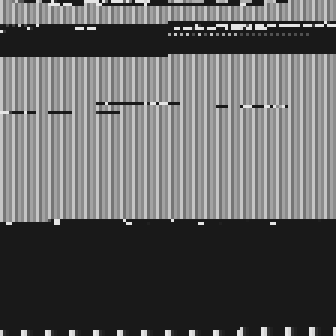
#> input picture Fileless_Malware_ML_Models/AGCWD/AGCWD_Images/Benign/(Avast-Free-Antivirus)-DESKTOP-R8RFLNM-20241213-100814_112x112_AGCWD.png, 112 x 112 px (shown 3 times larger)
$ python AGCWD.py AGCWD_Images/Benign out
#> lines starting #> are read from the running program, lines starting #| are printed output that depends on the picture
#> in process_images, image is the input picture: shape (112, 112, 3); min 25, max 229, mean 97.9
import numpy as np
import cv2
import os

def agcwd(image, w=0.5):
    is_colorful = len(image.shape) >= 3
    img = extract_value_channel(image) if is_colorful else image
    img_pdf = get_pdf(img)
    max_intensity = np.max(img_pdf)
    min_intensity = np.min(img_pdf)

    # Apply weighting distribution
    w_img_pdf = max_intensity * (((img_pdf - min_intensity) / (max_intensity - min_intensity)) ** w)
    w_img_cdf = np.cumsum(w_img_pdf) / np.sum(w_img_pdf)

    # Intensity transformation
    l_intensity = np.arange(0, 256)
    l_intensity = np.array([255 * (e / 255) ** (1 - w_img_cdf[e]) for e in l_intensity], dtype=np.uint8)

    # Enhance the image
    enhanced_image = np.copy(img)
    height, width = img.shape
    for i in range(height):
        for j in range(width):
            intensity = enhanced_image[i, j]
            enhanced_image[i, j] = l_intensity[intensity]

    # Clip pixel intensities to [0.1, 0.9] and rescale to [0, 255]
    enhanced_image = np.clip(enhanced_image / 255.0, 0.1, 0.9)
    enhanced_image = (enhanced_image * 255).astype(np.uint8)

    # Reapply value channel if the image is colorful
    enhanced_image = set_value_channel(image, enhanced_image) if is_colorful else enhanced_image
    return enhanced_image

def extract_value_channel(color_image):
    color_image = color_image.astype(np.float32) / 255.
    hsv = cv2.cvtColor(color_image, cv2.COLOR_BGR2HSV)
    v = hsv[:, :, 2]
    return np.uint8(v * 255)

def get_pdf(gray_image):
    height, width = gray_image.shape
    pixel_count = height * width
    hist = cv2.calcHist([gray_image], [0], None, [256], [0, 256])
    return hist / pixel_count

def set_value_channel(color_image, value_channel):
    value_channel = value_channel.astype(np.float32) / 255
    color_image = color_image.astype(np.float32) / 255.
    color_image = cv2.cvtColor(color_image, cv2.COLOR_BGR2HSV)
    color_image[:, :, 2] = value_channel
    color_image = np.array(cv2.cvtColor(color_image, cv2.COLOR_HSV2BGR) * 255, dtype=np.uint8)
    return color_image

def process_images(input_folder, output_folder, w=0.5):
    if not os.path.exists(output_folder):
        os.makedirs(output_folder)

    for file_name in os.listdir(input_folder):
        input_path = os.path.join(input_folder, file_name)
        if not os.path.isfile(input_path):
            continue

        image = cv2.imread(input_path)
        if image is None:
            print(f"Skipping invalid image: {input_path}")
            continue

        enhanced_image = agcwd(image, w)
#> in extract_value_channel, `hsv = cv2.cvtColor(color_image, cv2.COLOR_BGR2HSV)`: hsv: shape (112, 112, 3) float32; mean H, S, V 0, 0, 0.384
#> in get_pdf, `hist = cv2.calcHist([gray_image], [0], None, [256], [0, 256])`: hist = 256 values, max 5477 at index 25, min 0 at index 0, mean 49
#> in agcwd, `img_pdf = get_pdf(img)`: img_pdf = 256 values, max 0.437 at index 25, min 0 at index 0, mean 0.00391
#> in agcwd, `max_intensity = np.max(img_pdf)`: max_intensity = 0.437
#> in agcwd, `min_intensity = np.min(img_pdf)`: min_intensity = 0
#> in agcwd, `w_img_pdf = max_intensity * (((img_pdf - min_intensity) / (max_intensi..`: w_img_pdf = 256 values, max 0.437 at index 25, min 0 at index 0, mean 0.00748
#> in agcwd, `w_img_cdf = np.cumsum(w_img_pdf) / np.sum(w_img_pdf)`: w_img_cdf = 256 values from 0 to 1
#> in agcwd, `l_intensity = np.array([255 * (e / 255) ** (1 - w_img_cdf[e]) for e in..`: l_intensity = 256 values from 0 to 255
#> after the loop in agcwd, `for i in range(height):`:
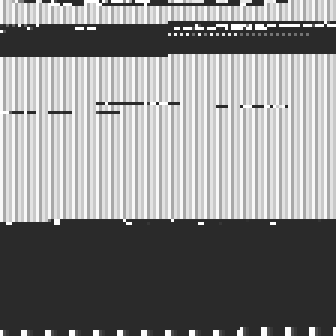
#> enhanced_image: shape (112, 112) (shown 3 times larger); min 42, max 255, mean 136.6
#> in set_value_channel, `color_image[:, :, 2] = value_channel`: color_image: shape (112, 112, 3) float32; mean H, S, V 0, 0, 0.524
#> in set_value_channel, `color_image = np.array(cv2.cvtColor(color_image, cv2.COLOR_HSV2BGR) * ..`: color_image: shape (112, 112, 3); mean H, S, V 133.6, 133.6, 133.6

        output_path = os.path.join(output_folder, os.path.splitext(file_name)[0] + '.png')
        cv2.imwrite(output_path, enhanced_image)
        print(f"Processed and saved: {output_path}")
#> pass 2 of the loop in process_images, `for file_name in os.listdir(input_folder):`:
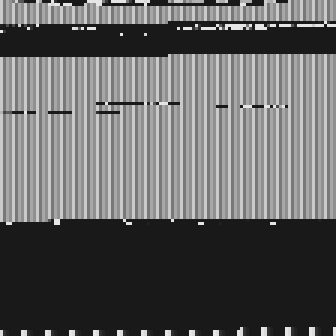
#> input picture Fileless_Malware_ML_Models/AGCWD/AGCWD_Images/Benign/(Chrome)-DESKTOP-R8RFLNM-20241213-064659_112x112_AGCWD.png, 112 x 112 px (shown 3 times larger)
#> in process_images, image is the input picture: shape (112, 112, 3); min 25, max 229, mean 100
#> hsv: shape (112, 112, 3) float32; mean H, S, V 0, 0, 0.392
#> img_pdf = 256 values, max 0.438 at index 25, min 0 at index 0, mean 0.00391
#> max_intensity = 0.438
#> w_img_pdf = 256 values, max 0.438 at index 25, min 0 at index 0, mean 0.00731
#> after the loop in agcwd (call 2), `for i in range(height):`:
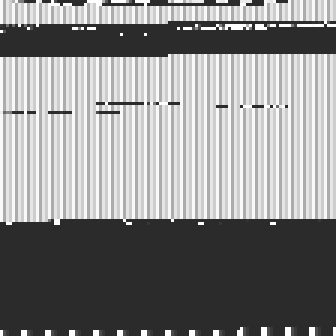
#> enhanced_image: shape (112, 112) (shown 3 times larger); min 43, max 254, mean 138.4

def main():
    import argparse
    parser = argparse.ArgumentParser()
    parser.add_argument('input_folder', help='Path to the input image folder')
    parser.add_argument('output_folder', help='Path to the output image folder')
    args = parser.parse_args()

    process_images(args.input_folder, args.output_folder, w=0.5)

if __name__ == '__main__':
    main()
